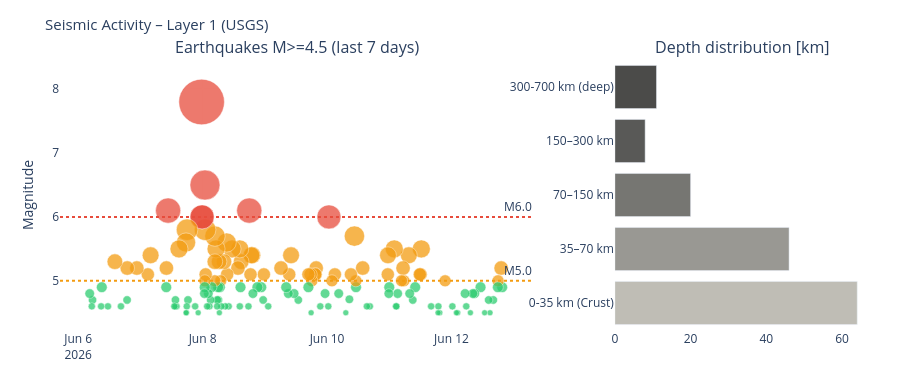

Notebook cell for this chart:
### Markdown cell above
---
## 4. Visualizations

### Code cell
# ============================================================
# SEISMICS – Magnitude time series + depth distribution
# ============================================================

if df_seis is not None:
    fig = make_subplots(
        rows=1, cols=2,
        subplot_titles=['Earthquakes M>=4.5 (last 7 days)', 'Depth distribution [km]'],
        column_widths=[0.65, 0.35]
    )

    # Color scale by magnitude
    mag_colors = ['#2ecc71' if m < 5 else '#f39c12' if m < 6 else '#e74c3c'
                  for m in df_seis['mag']]
    sizes = [max(6, (m - 4) * 12) for m in df_seis['mag']]

    fig.add_trace(go.Scatter(
        x=df_seis['time'], y=df_seis['mag'],
        mode='markers',
        marker=dict(color=mag_colors, size=sizes, opacity=0.75,
                    line=dict(color='white', width=0.5)),
        text=df_seis['place'],
        hovertemplate='%{text}<br>M%{y:.1f}<br>%{x}<extra></extra>',
        name='Earthquakes'
    ), row=1, col=1)

    fig.add_hline(y=6.0, line_dash='dot', line_color='#e74c3c',
                  annotation_text='M6.0', row=1, col=1)
    fig.add_hline(y=5.0, line_dash='dot', line_color='#f39c12',
                  annotation_text='M5.0', row=1, col=1)

    # Depth distribution
    depth_bins = pd.cut(df_seis['depth'],
                        bins=[0, 35, 70, 150, 300, 700],
                        labels=['0-35 km\n(Crust)', '35–70 km',
                                '70–150 km', '150–300 km', '300-700 km\n(deep)'])
    depth_counts = depth_bins.value_counts().sort_index()
    depth_colors = ['#B4B2A9', '#888780', '#5F5E5A', '#3d3d3a', '#2C2C2A']

    fig.add_trace(go.Bar(
        x=depth_counts.values,
        y=depth_counts.index.astype(str),
        orientation='h',
        marker_color=depth_colors[:len(depth_counts)],
        opacity=0.85,
        name='Depth'
    ), row=1, col=2)

    fig.update_layout(
        title=dict(text='Seismic Activity – Layer 1 (USGS)', font=dict(size=15)),
        height=380, showlegend=False,
        plot_bgcolor='rgba(0,0,0,0)', paper_bgcolor='rgba(0,0,0,0)',
        margin=dict(l=60, r=30, t=60, b=50)
    )
    fig.update_yaxes(title_text='Magnitude', row=1, col=1)
    fig.show()
else:
    print('Seismic data unavailable.')

### Figure 1 — Plotly figure (JSON) as saved in the notebook; plotly's stock layout.template omitted (floating-point values rounded to 4 significant figures; data arrays with more than 128 entries replaced by an {"elided": "..."} marker saying what was removed)
{"data": [{"hovertemplate": "%{text}<br>M%{y:.1f}<br>%{x}<extra></extra>", "marker": {"color": {"elided": "149 str values"}, "line": {"color": "white", "width": 0.5}, "opacity": 0.75, "size": {"elided": "149 float values"}}, "mode": "markers", "name": "Earthquakes", "text": {"elided": "149 str values"}, "type": "scatter", "x": {"elided": "149 str values"}, "xaxis": "x", "y": {"elided": "149 float values"}, "yaxis": "y"}, {"marker": {"color": ["#B4B2A9", "#888780", "#5F5E5A", "#3d3d3a", "#2C2C2A"]}, "name": "Depth", "opacity": 0.85, "orientation": "h", "type": "bar", "x": [64, 46, 20, 8, 11], "xaxis": "x2", "y": ["0-35 km\n(Crust)", "35–70 km", "70–150 km", "150–300 km", "300-700 km\n(deep)"], "yaxis": "y2"}], "layout": {"annotations": [{"font": {"size": 16}, "showarrow": false, "text": "Earthquakes M>=4.5 (last 7 days)", "x": 0.2925, "xanchor": "center", "xref": "paper", "y": 1.0, "yanchor": "bottom", "yref": "paper"}, {"font": {"size": 16}, "showarrow": false, "text": "Depth distribution [km]", "x": 0.8425, "xanchor": "center", "xref": "paper", "y": 1.0, "yanchor": "bottom", "yref": "paper"}, {"showarrow": false, "text": "M6.0", "x": 1, "xanchor": "right", "xref": "x domain", "y": 6.0, "yanchor": "bottom", "yref": "y"}, {"showarrow": false, "text": "M5.0", "x": 1, "xanchor": "right", "xref": "x domain", "y": 5.0, "yanchor": "bottom", "yref": "y"}], "height": 380, "margin": {"b": 50, "l": 60, "r": 30, "t": 60}, "paper_bgcolor": "rgba(0,0,0,0)", "plot_bgcolor": "rgba(0,0,0,0)", "shapes": [{"line": {"color": "#e74c3c", "dash": "dot"}, "type": "line", "x0": 0, "x1": 1, "xref": "x domain", "y0": 6.0, "y1": 6.0, "yref": "y"}, {"line": {"color": "#f39c12", "dash": "dot"}, "type": "line", "x0": 0, "x1": 1, "xref": "x domain", "y0": 5.0, "y1": 5.0, "yref": "y"}], "showlegend": false, "title": {"font": {"size": 15}, "text": "Seismic Activity – Layer 1 (USGS)"}, "xaxis": {"anchor": "y", "domain": [0.0, 0.585]}, "xaxis2": {"anchor": "y2", "domain": [0.685, 1.0]}, "yaxis": {"anchor": "x", "domain": [0.0, 1.0], "title": {"text": "Magnitude"}}, "yaxis2": {"anchor": "x2", "domain": [0.0, 1.0]}}}
